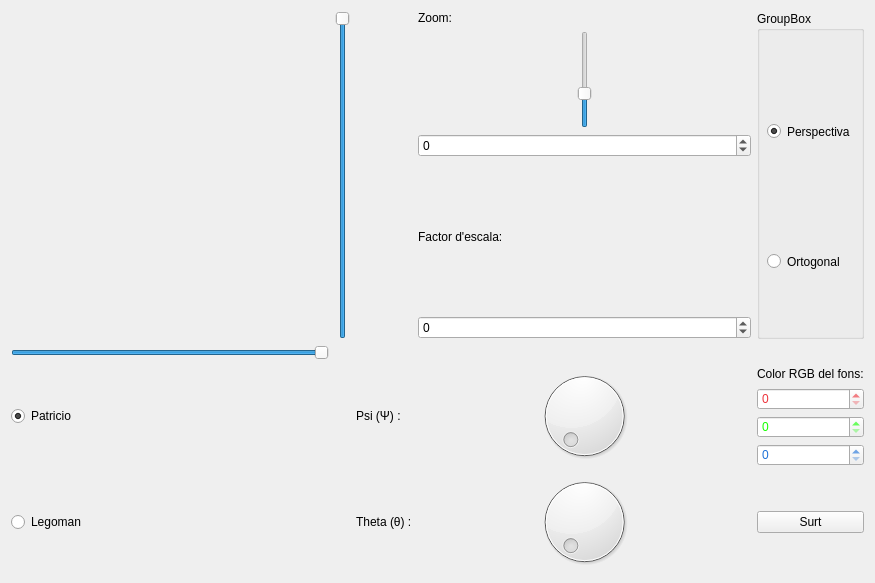
<?xml version="1.0" encoding="UTF-8"?>
<ui version="4.0">
 <class>MyForm</class>
 <widget class="QWidget" name="MyForm">
  <property name="geometry">
   <rect>
    <x>0</x>
    <y>0</y>
    <width>875</width>
    <height>583</height>
   </rect>
  </property>
  <property name="windowTitle">
   <string>Form</string>
  </property>
  <layout class="QGridLayout" name="gridLayout">
   <item row="4" column="1">
    <widget class="QRadioButton" name="radioButton_2">
     <property name="text">
      <string>Legoman</string>
     </property>
    </widget>
   </item>
   <item row="1" column="4">
    <layout class="QVBoxLayout" name="verticalLayout_2">
     <item>
      <widget class="QLabel" name="label">
       <property name="minimumSize">
        <size>
         <width>333</width>
         <height>0</height>
        </size>
       </property>
       <property name="maximumSize">
        <size>
         <width>333</width>
         <height>16777215</height>
        </size>
       </property>
       <property name="text">
        <string>Zoom:</string>
       </property>
      </widget>
     </item>
     <item alignment="Qt::AlignmentFlag::AlignHCenter">
      <widget class="QSlider" name="verticalSlider">
       <property name="minimum">
        <number>-30</number>
       </property>
       <property name="maximum">
        <number>60</number>
       </property>
       <property name="orientation">
        <enum>Qt::Orientation::Vertical</enum>
       </property>
      </widget>
     </item>
     <item>
      <widget class="QSpinBox" name="spinBox">
       <property name="minimumSize">
        <size>
         <width>333</width>
         <height>0</height>
        </size>
       </property>
       <property name="minimum">
        <number>-30</number>
       </property>
       <property name="maximum">
        <number>60</number>
       </property>
      </widget>
     </item>
     <item>
      <widget class="QLabel" name="label_2">
       <property name="minimumSize">
        <size>
         <width>333</width>
         <height>147</height>
        </size>
       </property>
       <property name="text">
        <string>Factor d'escala:</string>
       </property>
      </widget>
     </item>
     <item>
      <widget class="QSpinBox" name="spinBox_2">
       <property name="minimumSize">
        <size>
         <width>333</width>
         <height>0</height>
        </size>
       </property>
       <property name="minimum">
        <number>-10</number>
       </property>
       <property name="maximum">
        <number>4</number>
       </property>
      </widget>
     </item>
    </layout>
   </item>
   <item row="3" column="3">
    <widget class="QLabel" name="label_3">
     <property name="text">
      <string>Psi (Ψ) :</string>
     </property>
    </widget>
   </item>
   <item row="3" column="1">
    <widget class="QRadioButton" name="radioButton">
     <property name="text">
      <string>Patricio</string>
     </property>
     <property name="checked">
      <bool>true</bool>
     </property>
    </widget>
   </item>
   <item row="1" column="6">
    <layout class="QVBoxLayout" name="verticalLayout">
     <item>
      <widget class="QGroupBox" name="groupBox">
       <property name="title">
        <string>GroupBox</string>
       </property>
       <widget class="QRadioButton" name="radioButton_4">
        <property name="geometry">
         <rect>
          <x>10</x>
          <y>110</y>
          <width>231</width>
          <height>21</height>
         </rect>
        </property>
        <property name="text">
         <string>Perspectiva</string>
        </property>
        <property name="checked">
         <bool>true</bool>
        </property>
       </widget>
       <widget class="QRadioButton" name="radioButton_3">
        <property name="geometry">
         <rect>
          <x>10</x>
          <y>240</y>
          <width>231</width>
          <height>21</height>
         </rect>
        </property>
        <property name="text">
         <string>Ortogonal</string>
        </property>
        <property name="checked">
         <bool>false</bool>
        </property>
       </widget>
      </widget>
     </item>
    </layout>
   </item>
   <item row="4" column="3">
    <widget class="QLabel" name="label_4">
     <property name="text">
      <string>Theta (θ) :</string>
     </property>
    </widget>
   </item>
   <item row="4" column="6">
    <widget class="QPushButton" name="pushButton">
     <property name="text">
      <string>Surt</string>
     </property>
    </widget>
   </item>
   <item row="1" column="1">
    <widget class="MyGLWidget" name="widget" native="true"/>
   </item>
   <item row="3" column="4">
    <widget class="QDial" name="dial">
     <property name="pageStep">
      <number>1</number>
     </property>
    </widget>
   </item>
   <item row="4" column="4">
    <widget class="QDial" name="dial_2">
     <property name="pageStep">
      <number>1</number>
     </property>
    </widget>
   </item>
   <item row="3" column="6">
    <layout class="QVBoxLayout" name="verticalLayout_3">
     <item alignment="Qt::AlignmentFlag::AlignHCenter">
      <widget class="MyLabel" name="label_5">
       <property name="text">
        <string>Color RGB del fons:</string>
       </property>
      </widget>
     </item>
     <item>
      <widget class="QSpinBox" name="spinBox_3">
       <property name="styleSheet">
        <string notr="true">color: rgb(237, 51, 59);</string>
       </property>
       <property name="maximum">
        <number>255</number>
       </property>
      </widget>
     </item>
     <item>
      <widget class="QSpinBox" name="spinBox_4">
       <property name="styleSheet">
        <string notr="true">color: rgb(20, 255, 0);</string>
       </property>
       <property name="maximum">
        <number>255</number>
       </property>
      </widget>
     </item>
     <item>
      <widget class="QSpinBox" name="spinBox_5">
       <property name="styleSheet">
        <string notr="true">color: rgb(28, 113, 216);</string>
       </property>
       <property name="maximum">
        <number>255</number>
       </property>
      </widget>
     </item>
    </layout>
   </item>
   <item row="2" column="1">
    <widget class="QSlider" name="horizontalSlider">
     <property name="minimum">
      <number>1</number>
     </property>
     <property name="maximum">
      <number>100</number>
     </property>
     <property name="value">
      <number>100</number>
     </property>
     <property name="orientation">
      <enum>Qt::Orientation::Horizontal</enum>
     </property>
    </widget>
   </item>
   <item row="1" column="2">
    <widget class="QSlider" name="verticalSlider_2">
     <property name="minimum">
      <number>1</number>
     </property>
     <property name="maximum">
      <number>100</number>
     </property>
     <property name="value">
      <number>100</number>
     </property>
     <property name="orientation">
      <enum>Qt::Orientation::Vertical</enum>
     </property>
    </widget>
   </item>
  </layout>
 </widget>
 <customwidgets>
  <customwidget>
   <class>MyGLWidget</class>
   <extends>QWidget</extends>
   <header>MyGLWidget.h</header>
   <container>1</container>
   <slots>
    <signal>envia_psi(int)</signal>
    <signal>envia_theta(int)</signal>
    <signal>envia_R(int)</signal>
    <signal>envia_G(int)</signal>
    <signal>envia_B(int)</signal>
    <slot>canvia_FOV(int)</slot>
    <slot>canvia_VAO(bool)</slot>
    <slot>canvia_perspectiva(bool)</slot>
    <slot>canvia_escala(int)</slot>
    <slot>canvia_psi(int)</slot>
    <slot>canvia_theta(int)</slot>
    <slot>canvia_color(int,int,int)</slot>
    <slot>canvia_alt(int)</slot>
    <slot>canvia_ample(int)</slot>
   </slots>
  </customwidget>
  <customwidget>
   <class>MyLabel</class>
   <extends>QLabel</extends>
   <header>MyLabel.h</header>
   <slots>
    <signal>envia_color(int,int,int)</signal>
    <slot>rep_R(int)</slot>
    <slot>rep_G(int)</slot>
    <slot>rep_B(int)</slot>
   </slots>
  </customwidget>
 </customwidgets>
 <resources/>
 <connections>
  <connection>
   <sender>verticalSlider</sender>
   <signal>valueChanged(int)</signal>
   <receiver>spinBox</receiver>
   <slot>setValue(int)</slot>
   <hints>
    <hint type="sourcelabel">
     <x>583</x>
     <y>128</y>
    </hint>
    <hint type="destinationlabel">
     <x>727</x>
     <y>144</y>
    </hint>
   </hints>
  </connection>
  <connection>
   <sender>spinBox</sender>
   <signal>valueChanged(int)</signal>
   <receiver>verticalSlider</receiver>
   <slot>setValue(int)</slot>
   <hints>
    <hint type="sourcelabel">
     <x>727</x>
     <y>144</y>
    </hint>
    <hint type="destinationlabel">
     <x>583</x>
     <y>128</y>
    </hint>
   </hints>
  </connection>
  <connection>
   <sender>verticalSlider</sender>
   <signal>valueChanged(int)</signal>
   <receiver>widget</receiver>
   <slot>canvia_FOV(int)</slot>
   <hints>
    <hint type="sourcelabel">
     <x>583</x>
     <y>122</y>
    </hint>
    <hint type="destinationlabel">
     <x>204</x>
     <y>58</y>
    </hint>
   </hints>
  </connection>
  <connection>
   <sender>spinBox</sender>
   <signal>valueChanged(int)</signal>
   <receiver>widget</receiver>
   <slot>canvia_FOV(int)</slot>
   <hints>
    <hint type="sourcelabel">
     <x>727</x>
     <y>144</y>
    </hint>
    <hint type="destinationlabel">
     <x>182</x>
     <y>312</y>
    </hint>
   </hints>
  </connection>
  <connection>
   <sender>pushButton</sender>
   <signal>clicked()</signal>
   <receiver>MyForm</receiver>
   <slot>close()</slot>
   <hints>
    <hint type="sourcelabel">
     <x>865</x>
     <y>534</y>
    </hint>
    <hint type="destinationlabel">
     <x>685</x>
     <y>358</y>
    </hint>
   </hints>
  </connection>
  <connection>
   <sender>radioButton</sender>
   <signal>toggled(bool)</signal>
   <receiver>widget</receiver>
   <slot>canvia_VAO(bool)</slot>
   <hints>
    <hint type="sourcelabel">
     <x>55</x>
     <y>427</y>
    </hint>
    <hint type="destinationlabel">
     <x>63</x>
     <y>327</y>
    </hint>
   </hints>
  </connection>
  <connection>
   <sender>radioButton_2</sender>
   <signal>toggled(bool)</signal>
   <receiver>widget</receiver>
   <slot>canvia_VAO(bool)</slot>
   <hints>
    <hint type="sourcelabel">
     <x>149</x>
     <y>533</y>
    </hint>
    <hint type="destinationlabel">
     <x>147</x>
     <y>327</y>
    </hint>
   </hints>
  </connection>
  <connection>
   <sender>radioButton_4</sender>
   <signal>toggled(bool)</signal>
   <receiver>widget</receiver>
   <slot>canvia_perspectiva(bool)</slot>
   <hints>
    <hint type="sourcelabel">
     <x>991</x>
     <y>140</y>
    </hint>
    <hint type="destinationlabel">
     <x>262</x>
     <y>327</y>
    </hint>
   </hints>
  </connection>
  <connection>
   <sender>radioButton_3</sender>
   <signal>toggled(bool)</signal>
   <receiver>widget</receiver>
   <slot>canvia_perspectiva(bool)</slot>
   <hints>
    <hint type="sourcelabel">
     <x>991</x>
     <y>270</y>
    </hint>
    <hint type="destinationlabel">
     <x>258</x>
     <y>327</y>
    </hint>
   </hints>
  </connection>
  <connection>
   <sender>spinBox_2</sender>
   <signal>valueChanged(int)</signal>
   <receiver>widget</receiver>
   <slot>canvia_escala(int)</slot>
   <hints>
    <hint type="sourcelabel">
     <x>727</x>
     <y>326</y>
    </hint>
    <hint type="destinationlabel">
     <x>315</x>
     <y>301</y>
    </hint>
   </hints>
  </connection>
  <connection>
   <sender>dial</sender>
   <signal>valueChanged(int)</signal>
   <receiver>widget</receiver>
   <slot>canvia_psi(int)</slot>
   <hints>
    <hint type="sourcelabel">
     <x>492</x>
     <y>390</y>
    </hint>
    <hint type="destinationlabel">
     <x>263</x>
     <y>182</y>
    </hint>
   </hints>
  </connection>
  <connection>
   <sender>dial_2</sender>
   <signal>valueChanged(int)</signal>
   <receiver>widget</receiver>
   <slot>canvia_theta(int)</slot>
   <hints>
    <hint type="sourcelabel">
     <x>516</x>
     <y>482</y>
    </hint>
    <hint type="destinationlabel">
     <x>290</x>
     <y>224</y>
    </hint>
   </hints>
  </connection>
  <connection>
   <sender>widget</sender>
   <signal>envia_psi(int)</signal>
   <receiver>dial</receiver>
   <slot>setValue(int)</slot>
   <hints>
    <hint type="sourcelabel">
     <x>267</x>
     <y>241</y>
    </hint>
    <hint type="destinationlabel">
     <x>743</x>
     <y>467</y>
    </hint>
   </hints>
  </connection>
  <connection>
   <sender>widget</sender>
   <signal>envia_theta(int)</signal>
   <receiver>dial_2</receiver>
   <slot>setValue(int)</slot>
   <hints>
    <hint type="sourcelabel">
     <x>278</x>
     <y>199</y>
    </hint>
    <hint type="destinationlabel">
     <x>743</x>
     <y>573</y>
    </hint>
   </hints>
  </connection>
  <connection>
   <sender>spinBox_3</sender>
   <signal>valueChanged(int)</signal>
   <receiver>label_5</receiver>
   <slot>rep_R(int)</slot>
   <hints>
    <hint type="sourcelabel">
     <x>864</x>
     <y>416</y>
    </hint>
    <hint type="destinationlabel">
     <x>864</x>
     <y>391</y>
    </hint>
   </hints>
  </connection>
  <connection>
   <sender>spinBox_4</sender>
   <signal>valueChanged(int)</signal>
   <receiver>label_5</receiver>
   <slot>rep_G(int)</slot>
   <hints>
    <hint type="sourcelabel">
     <x>864</x>
     <y>441</y>
    </hint>
    <hint type="destinationlabel">
     <x>864</x>
     <y>391</y>
    </hint>
   </hints>
  </connection>
  <connection>
   <sender>spinBox_5</sender>
   <signal>valueChanged(int)</signal>
   <receiver>label_5</receiver>
   <slot>rep_B(int)</slot>
   <hints>
    <hint type="sourcelabel">
     <x>864</x>
     <y>466</y>
    </hint>
    <hint type="destinationlabel">
     <x>864</x>
     <y>391</y>
    </hint>
   </hints>
  </connection>
  <connection>
   <sender>label_5</sender>
   <signal>envia_color(int,int,int)</signal>
   <receiver>widget</receiver>
   <slot>canvia_color(int,int,int)</slot>
   <hints>
    <hint type="sourcelabel">
     <x>864</x>
     <y>391</y>
    </hint>
    <hint type="destinationlabel">
     <x>313</x>
     <y>112</y>
    </hint>
   </hints>
  </connection>
  <connection>
   <sender>widget</sender>
   <signal>envia_R(int)</signal>
   <receiver>spinBox_3</receiver>
   <slot>setValue(int)</slot>
   <hints>
    <hint type="sourcelabel">
     <x>304</x>
     <y>161</y>
    </hint>
    <hint type="destinationlabel">
     <x>864</x>
     <y>416</y>
    </hint>
   </hints>
  </connection>
  <connection>
   <sender>widget</sender>
   <signal>envia_G(int)</signal>
   <receiver>spinBox_4</receiver>
   <slot>setValue(int)</slot>
   <hints>
    <hint type="sourcelabel">
     <x>285</x>
     <y>165</y>
    </hint>
    <hint type="destinationlabel">
     <x>864</x>
     <y>441</y>
    </hint>
   </hints>
  </connection>
  <connection>
   <sender>widget</sender>
   <signal>envia_B(int)</signal>
   <receiver>spinBox_5</receiver>
   <slot>setValue(int)</slot>
   <hints>
    <hint type="sourcelabel">
     <x>297</x>
     <y>159</y>
    </hint>
    <hint type="destinationlabel">
     <x>864</x>
     <y>466</y>
    </hint>
   </hints>
  </connection>
  <connection>
   <sender>verticalSlider_2</sender>
   <signal>valueChanged(int)</signal>
   <receiver>widget</receiver>
   <slot>canvia_alt(int)</slot>
   <hints>
    <hint type="sourcelabel">
     <x>326</x>
     <y>126</y>
    </hint>
    <hint type="destinationlabel">
     <x>290</x>
     <y>127</y>
    </hint>
   </hints>
  </connection>
  <connection>
   <sender>horizontalSlider</sender>
   <signal>valueChanged(int)</signal>
   <receiver>widget</receiver>
   <slot>canvia_ample(int)</slot>
   <hints>
    <hint type="sourcelabel">
     <x>171</x>
     <y>356</y>
    </hint>
    <hint type="destinationlabel">
     <x>178</x>
     <y>307</y>
    </hint>
   </hints>
  </connection>
 </connections>
</ui>
